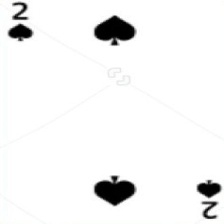
#> input picture ejercicio_01/images/005.jpg, 224 x 224 px; its folder holds 4 pictures in this run; the run also reads 2 pictures not shown here
$ python procesar_imagenes_process.py
#> lines starting #> are read from the running program, lines starting #| are printed output that depends on the picture
from PIL import Image
import os
import time
import multiprocessing


def convertir_a_gris(ruta_imagen):
    """Convierte una imagen a escala de grises."""
    try:
        imagen = Image.open(ruta_imagen)
        imagen_gris = imagen.convert('L')  # 'L' representa escala de grises
        nombre_archivo, extension = os.path.splitext(ruta_imagen)
        ruta_gris = nombre_archivo + "_gris" + extension
        imagen_gris.save(ruta_gris)
        print(f"Imagen convertida: {ruta_imagen} -> {ruta_gris}")
    except FileNotFoundError:
        print(f"Error: No se encontró la imagen {ruta_imagen}")
    except Exception as e:
        print(f"Error al procesar {ruta_imagen}: {e}")


def procesar_lote(lista_imagenes):
    for image in lista_imagenes:
        convertir_a_gris(image)


if __name__ == '__main__':
    directorio_actual = os.path.dirname(os.path.abspath(__file__))
    directorio_imagenes = os.path.join(directorio_actual, "images")

    lista_imagenes = [
        os.path.join(directorio_imagenes, f)
        for f in os.listdir(directorio_imagenes)
        if os.path.isfile(os.path.join(directorio_imagenes, f))
    ]

    num_procesos = 4
    tamano_porcion = len(lista_imagenes) // num_procesos

    procesos = []

    tiempo_inicial = time.time()

    for i in range(num_procesos):
        inicio = i * tamano_porcion

        fin = (i + 1) * tamano_porcion if i < num_procesos - 1 else len(
            lista_imagenes)

        porcion = lista_imagenes[inicio:fin]

        p = multiprocessing.Process(target=procesar_lote, args=(porcion,))
        procesos.append(p)
        p.start()
#> this loop made 4 passes
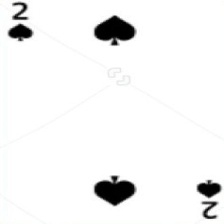
#> input picture ejercicio_01/images/005.jpg, 224 x 224 px
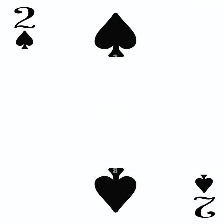
#> input picture ejercicio_01/images/015.jpg, 224 x 224 px
#> pass 3, in convertir_a_gris (call 3), `imagen = Image.open(ruta_imagen)`:
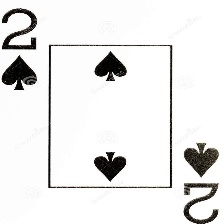
#> imagen: PIL image 224x224 RGB; mean R, G, B 234, 233.8, 233.2

    for p in procesos:
        p.join()

    tiempo_fin = time.time()

    print(
        f"Tiempo total de procesamiento: {tiempo_fin - tiempo_inicial:.2f} segundos")
